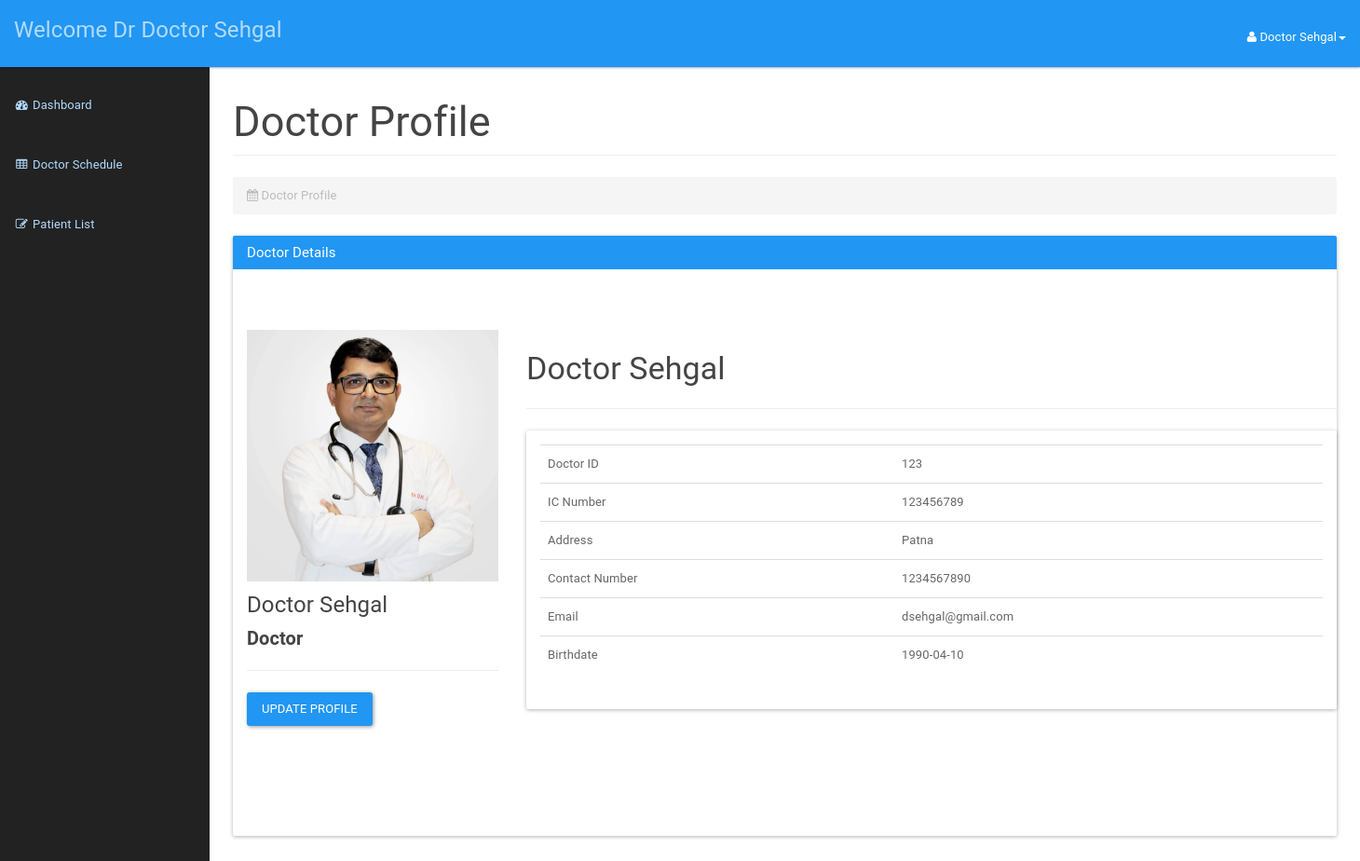
/doctor/doctorprofile.php (signed in), run on the app's committed database.
### tables this page shows
CREATE TABLE `doctor` (
  `icDoctor` bigint(12) NOT NULL,
  `password` varchar(20) NOT NULL,
  `doctorId` int(3) NOT NULL,
  `doctorFirstName` varchar(50) NOT NULL,
  `doctorLastName` varchar(50) NOT NULL,
  `doctorAddress` varchar(100) NOT NULL,
  `doctorPhone` varchar(15) NOT NULL,
  `doctorEmail` varchar(20) NOT NULL,
  `doctorDOB` date NOT NULL
);

### doctor/doctorprofile.php (the view, shortened to what this page needs)
<?php
include_once '../assets/conn/dbconnect.php';
$usersession = $_SESSION['doctorSession'];
$res=mysqli_query($con,"SELECT * FROM doctor WHERE doctorId=".$usersession);
$userRow=mysqli_fetch_array($res,MYSQLI_ASSOC);
?>
<!DOCTYPE html>
<html lang="en">
    <head>
        <link href="assets/css/material.css" rel="stylesheet">
        <link href="assets/css/sb-admin.css" rel="stylesheet">
        <link href="assets/css/time/bootstrap-clockpicker.css" rel="stylesheet">
        <link href="assets/css/style.css" rel="stylesheet">
        <link href="assets/font-awesome/css/font-awesome.css" rel="stylesheet">
    </head>
    <body>
        <div id="wrapper">
            <nav class="navbar navbar-inverse navbar-fixed-top" role="navigation">
                <div class="navbar-header">
                    <a class="navbar-brand" href="doctordashboard.php">Welcome Dr <?php echo $userRow['doctorFirstName'];?> <?php echo $userRow['doctorLastName'];?></a>
                </div>
                <ul class="nav navbar-right top-nav">
                    <li class="dropdown">
                        <a href="#" class="dropdown-toggle" data-toggle="dropdown"><i class="fa fa-user"></i> <?php echo $userRow['doctorFirstName']; ?> <?php echo $userRow['doctorLastName']; ?><b class="caret"></b></a>
                    </li>
                </ul>
                <div class="collapse navbar-collapse navbar-ex1-collapse">
                    <ul class="nav navbar-nav side-nav">
                         <li>
                            <a href="doctordashboard.php"><i class="fa fa-fw fa-dashboard"></i> Dashboard</a>
                        </li>
                        <li>
                            <a href="addschedule.php"><i class="fa fa-fw fa-table"></i> Doctor Schedule</a>
                        </li>
                        <li>
                            <a href="patientlist.php"><i class="fa fa-fw fa-edit"></i> Patient List</a>
                        </li>
                    </ul>
                </div>
            </nav>
            <div id="page-wrapper">
                <div class="container-fluid">
                    <div class="row">
                        <div class="col-lg-12">
                            <h2 class="page-header">
                            Doctor Profile
                            </h2>
                            <ol class="breadcrumb">
                                <li class="active">
                                    <i class="fa fa-calendar"></i> Doctor Profile
                                </li>
                            </ol>
                        </div>
                    </div>
                    <div class="panel panel-primary">
                        <div class="panel-heading">
                            <h3 class="panel-title">Doctor Details</h3>
                        </div>
                        <div class="panel-body">
                          <div class="container">
            <section style="padding-bottom: 50px; padding-top: 50px;">
                <div class="row">
                    <div class="row">
                        <div class="col-md-3 col-sm-3">
                            <div class="user-wrapper">
                                <img src="assets/img/dr-Sehgal.jpg" class="img-responsive" />
                                <div class="description">
                                    <h4><?php echo $userRow['doctorFirstName']; ?> <?php echo $userRow['doctorLastName']; ?></h4>
                                    <h5> <strong> Doctor </strong></h5>
                                    <hr />
                                    <button type="button" class="btn btn-primary" data-toggle="modal" data-target="#myModal">Update Profile</button>
                                </div>
                            </div>
                        </div>
                        <div class="col-md-9 col-sm-9  user-wrapper">
                            <div class="description">
                                <h3> <?php echo $userRow['doctorFirstName']; ?> <?php echo $userRow['doctorLastName']; ?> </h3>
                                <hr />
                                <div class="panel panel-default">
                                    <div class="panel-body">
                                        <table class="table table-user-information" align="center">
                                            <tbody>
                                                <tr>
                                                    <td>Doctor ID</td>
                                                    <td><?php echo $userRow['doctorId']; ?></td>
                                                </tr>
                                                <tr>
                                                    <td>IC Number</td>
                                                    <td><?php echo $userRow['icDoctor']; ?></td>
                                                </tr>
                                                <tr>
                                                    <td>Address</td>
                                                    <td><?php echo $userRow['doctorAddress']; ?></td>
                                                </tr>
                                                <tr>
                                                    <td>Contact Number</td>
                                                    <td><?php echo $userRow['doctorPhone']; ?>
                                                    </td>
                                                </tr>
                                                <tr>
                                                    <td>Email</td>
                                                    <td><?php echo $userRow['doctorEmail']; ?>
                                                    </td>
                                                </tr>
                                                <tr>
                                                    <td>Birthdate</td>
                                                    <td><?php echo $userRow['doctorDOB']; ?>
                                                    </td>
                                                </tr>
                                            </tbody>
                                        </table>
                                    </div>
                                </div>
                            </div>
                        </div>
                    </div>
                    <div class="col-md-4">
                            <br /><br/>
                        </div>
                    </div>
                        </div>
                    </div>
                </div>
            </div>
    </body>
</html>

### doctor/assets/css/sb-admin.css (style rules this page uses)
body { margin-top: 100px; background-color: #222; }
@media (min-width:768px) { body { margin-top: 50px; } }
#wrapper { padding-left: 0; }
#page-wrapper { min-height: 900px !important; width: 100%; padding: 0; background-color: #fff; }
@media (min-width:768px) { #wrapper { padding-left: 225px; } }
@media (min-width:768px) { #page-wrapper { padding: 10px; } }
.top-nav { padding: 0 15px; }
.top-nav>li { display: inline-block; float: left; }
.top-nav>li>a { padding-top: 17px; padding-bottom: 10px; line-height: 45px; color: white; }
@media (min-width:768px) { .side-nav { position: fixed; top: 80px; left: 225px; width: 225px; margin-left: -225px; border: none; border-radius: 0; overflow-y: auto; background-color: #222; bottom: 0; overflow-x: hidden; padding-bottom: 40px; } }
@media (min-width:768px) { .side-nav>li>a { width: 225px; } }

### data on the page
doctor: doctorFirstName "Doctor", doctorLastName "Sehgal", doctorId "123", icDoctor "123456789", doctorAddress "Patna", doctorPhone "1234567890", doctorEmail "dsehgal@gmail.com", doctorDOB "1990-04-10"
